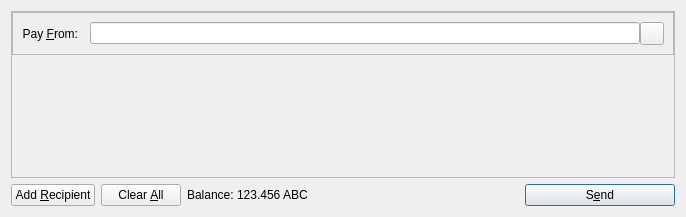
<?xml version="1.0" encoding="UTF-8"?>
<ui version="4.0">
 <class>SendCoinsDialog</class>
 <widget class="QDialog" name="SendCoinsDialog">
  <property name="geometry">
   <rect>
    <x>0</x>
    <y>0</y>
    <width>686</width>
    <height>217</height>
   </rect>
  </property>
  <property name="windowTitle">
   <string>Send Coins</string>
  </property>
  <layout class="QVBoxLayout" name="verticalLayout">
   <item>
    <widget class="QScrollArea" name="scrollArea">
     <property name="widgetResizable">
      <bool>true</bool>
     </property>
     <widget class="QWidget" name="scrollAreaWidgetContents">
      <property name="geometry">
       <rect>
        <x>0</x>
        <y>0</y>
        <width>666</width>
        <height>165</height>
       </rect>
      </property>
      <layout class="QVBoxLayout" name="verticalLayout_2">
       <property name="margin">
        <number>0</number>
       </property>

    <item>
     <widget class="QFrame">
      <property name="frameShape">
       <enum>QFrame::StyledPanel</enum>
      </property>
      <property name="frameShadow">
       <enum>QFrame::Sunken</enum>
      </property>
      <layout class="QGridLayout" name="gridLayout">
        <property name="spacing">
          <number>12</number>
        </property>
        <item row="2" column="0">
            <widget class="QLabel" name="label_1">
            <property name="text">
              <string>Pay &amp;From:</string>
            </property>
            <property name="alignment">
            <set>Qt::AlignRight|Qt::AlignTrailing|Qt::AlignVCenter</set>
          </property>
          <property name="buddy">
            <cstring>payFrom</cstring>
          </property>
          </widget>
        </item>
        <item row="2" column="1">
          <layout class="QHBoxLayout" name="payFromLayout">
          <property name="spacing">
            <number>0</number>
          </property>
          <item>
            <widget class="QValidatedLineEdit" name="payFrom">
            <property name="maxLength">
              <number>50</number>
            </property>
            </widget>
          </item>
          <item>
            <widget class="QToolButton" name="fromAddressBookButton">
            <property name="toolTip">
              <string>Choose address from address book</string>
            </property>
            <property name="text">
              <string/>
            </property>
            <property name="icon">
              <iconset resource="../raqcoin.qrc">
              <normaloff>:/icons/address-book</normaloff>:/icons/address-book</iconset>
            </property>
            <property name="shortcut">
              <string>Alt+A</string>
            </property>
            </widget>
          </item>
          </layout>
        </item>
      </layout>
      </widget>
    </item>

       <item>
        <layout class="QVBoxLayout" name="entries">
         <property name="spacing">
          <number>6</number>
         </property>
        </layout>
       </item>
       <item>
        <spacer name="verticalSpacer">
         <property name="orientation">
          <enum>Qt::Vertical</enum>
         </property>
         <property name="sizeHint" stdset="0">
          <size>
           <width>20</width>
           <height>40</height>
          </size>
         </property>
        </spacer>
       </item>
      </layout>
     </widget>
    </widget>
   </item>

   <item>
    <layout class="QHBoxLayout" name="horizontalLayout">
     <item>
      <widget class="QPushButton" name="addButton">
       <property name="toolTip">
        <string>Send to multiple recipients at once</string>
       </property>
       <property name="text">
        <string>Add &amp;Recipient</string>
       </property>
       <property name="icon">
        <iconset resource="../raqcoin.qrc">
         <normaloff>:/icons/add</normaloff>:/icons/add</iconset>
       </property>
       <property name="autoDefault">
        <bool>false</bool>
       </property>
      </widget>
     </item>
     <item>
      <widget class="QPushButton" name="clearButton">
       <property name="sizePolicy">
        <sizepolicy hsizetype="Minimum" vsizetype="Fixed">
         <horstretch>0</horstretch>
         <verstretch>0</verstretch>
        </sizepolicy>
       </property>
       <property name="toolTip">
        <string>Remove all transaction fields</string>
       </property>
       <property name="text">
        <string>Clear &amp;All</string>
       </property>
       <property name="icon">
        <iconset resource="../raqcoin.qrc">
         <normaloff>:/icons/remove</normaloff>:/icons/remove</iconset>
       </property>
       <property name="autoRepeatDelay">
        <number>300</number>
       </property>
       <property name="autoDefault">
        <bool>false</bool>
       </property>
      </widget>
     </item>
     <item>
      <layout class="QHBoxLayout" name="horizontalLayout_2">
       <property name="spacing">
        <number>3</number>
       </property>
       <item>
        <widget class="QLabel" name="label">
         <property name="text">
          <string>Balance:</string>
         </property>
        </widget>
       </item>
       <item>
        <widget class="QLabel" name="labelBalance">
         <property name="cursor">
          <cursorShape>IBeamCursor</cursorShape>
         </property>
         <property name="text">
          <string>123.456 ABC</string>
         </property>
         <property name="textInteractionFlags">
          <set>Qt::LinksAccessibleByMouse|Qt::TextSelectableByKeyboard|Qt::TextSelectableByMouse</set>
         </property>
        </widget>
       </item>
      </layout>
     </item>
     <item>
      <spacer name="horizontalSpacer">
       <property name="orientation">
        <enum>Qt::Horizontal</enum>
       </property>
       <property name="sizeHint" stdset="0">
        <size>
         <width>40</width>
         <height>20</height>
        </size>
       </property>
      </spacer>
     </item>
     <item>
      <widget class="QPushButton" name="sendButton">
       <property name="minimumSize">
        <size>
         <width>150</width>
         <height>0</height>
        </size>
       </property>
       <property name="toolTip">
        <string>Confirm the send action</string>
       </property>
       <property name="text">
        <string>S&amp;end</string>
       </property>
       <property name="icon">
        <iconset resource="../raqcoin.qrc">
         <normaloff>:/icons/send</normaloff>:/icons/send</iconset>
       </property>
       <property name="default">
        <bool>true</bool>
       </property>
      </widget>
     </item>
    </layout>
   </item>
  </layout>
 </widget>

 <customwidgets>
  <customwidget>
   <class>QValidatedLineEdit</class>
   <extends>QLineEdit</extends>
   <header>qvalidatedlineedit.h</header>
  </customwidget>
 </customwidgets>

 <resources>
  <include location="../raqcoin.qrc"/>
 </resources>
 <connections/>
</ui>
